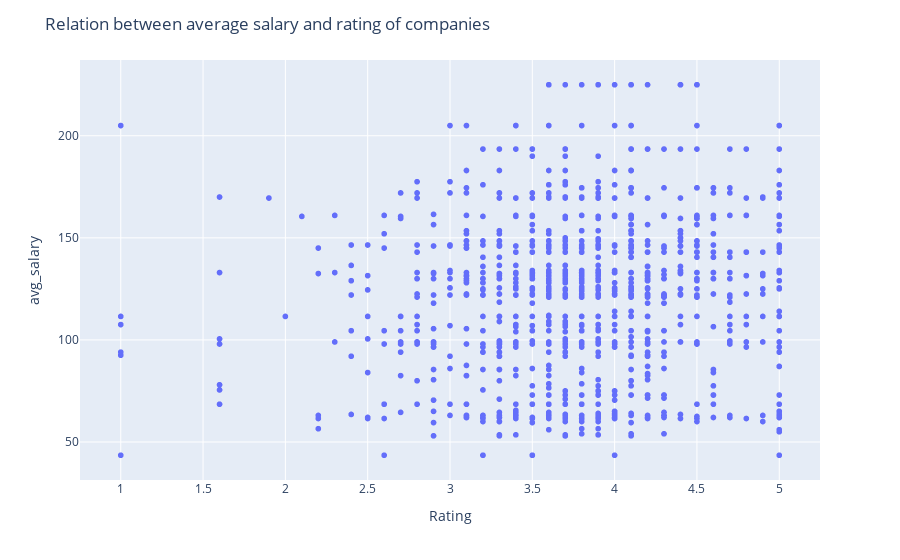

This figure's notebook cell:
### Code cell
import plotly.express as px

fig = px.scatter(ds2, x=ds2['Rating'], y= ds2['avg_salary'])
fig.update_layout(title = 'Relation between average salary and rating of companies')
fig.show()

### Figure 1 — Plotly figure (JSON) as saved in the notebook; plotly's stock layout.template omitted (floating-point values rounded to 4 significant figures; data arrays with more than 128 entries replaced by an {"elided": "..."} marker saying what was removed)
{"data": [{"hovertemplate": "Rating=%{x}<br>avg_salary=%{y}<extra></extra>", "legendgroup": "", "marker": {"color": "#636efa", "symbol": "circle"}, "mode": "markers", "name": "", "showlegend": false, "type": "scattergl", "x": {"elided": "1316 float values"}, "xaxis": "x", "y": {"elided": "1316 float values"}, "yaxis": "y"}], "layout": {"legend": {"tracegroupgap": 0}, "margin": {"t": 60}, "title": {"text": "Relation between average salary and rating of companies"}, "xaxis": {"anchor": "y", "domain": [0, 1], "title": {"text": "Rating"}}, "yaxis": {"anchor": "x", "domain": [0, 1], "title": {"text": "avg_salary"}}}}
